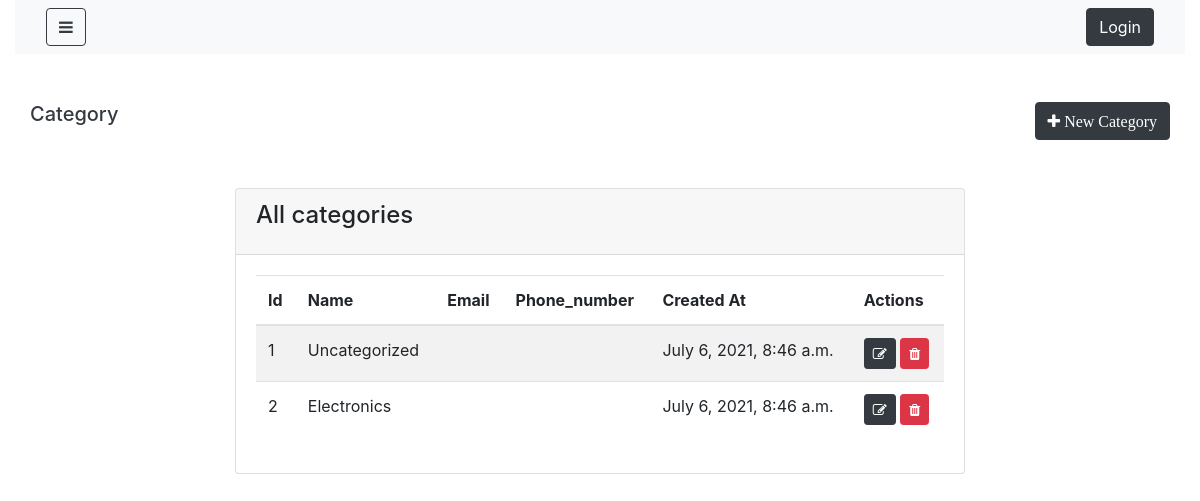
The page /categories/ on the database as committed earlier.
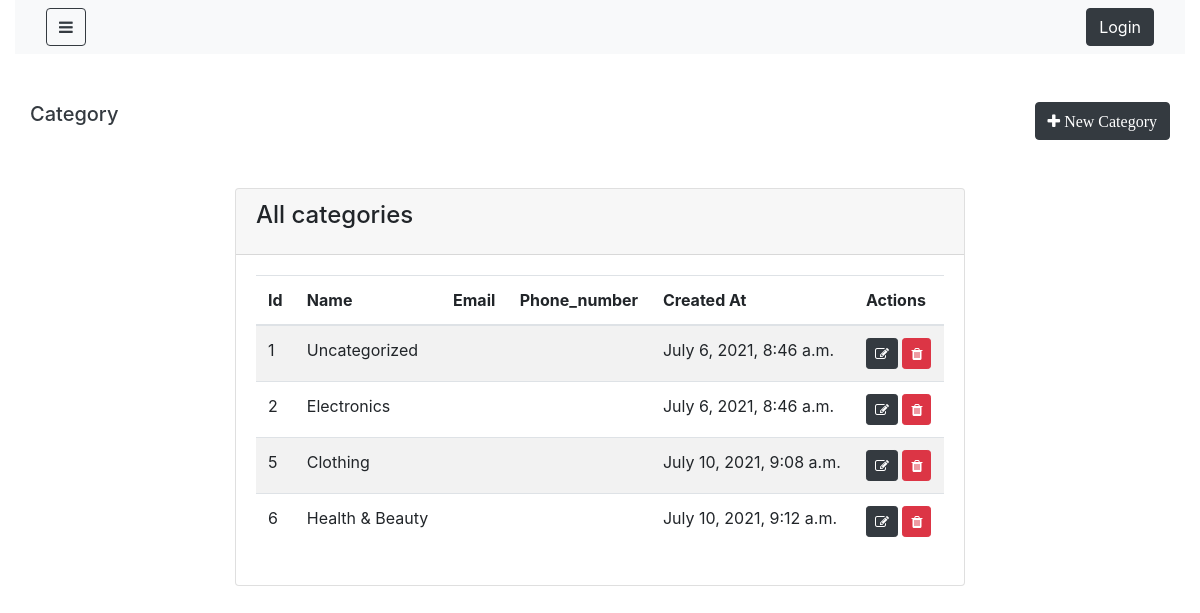
The same page on the database as committed later.
### shop/models.py (models this page shows, shortened)
class Category(models.Model):
    name=models.CharField(max_length=100, null=False, blank=False)
    parent_id=models.ForeignKey('category',on_delete=models.CASCADE,blank=True,null=True)
    created_at=models.DateTimeField(auto_now_add=True)
    updated_at= models.DateTimeField(auto_now_add=True)

### shop/views.py (the view)
# urls.py: path('categories/',CategoryList.as_view(),name="Category_List"),
class CategoryList(ListView):
    login_required= True
    model = Category
    template_name= "shop/admin/category_list.html"

### shop/templates/shop/admin/category_list.html (shortened to what this page needs)
{% extends 'shop/admin/layouts/admin_master.html' %}
{% block content %}
<div class="container">
    <div class="row my-5">
        <h5 class="text-dark">Category</h5>
        <button class="btn btn-dark ml-auto" data-toggle="modal"
        data-target="#categoryModal">
        <i class ="fa fa-plus" aria-hidden="true"> New Category </i>
    </button>
    </div>
    <div class="row justify-content-center my-5">
        <div class="col-lg-8">
            <div class="card">
                <div class="card-header">
                    <h4 class="card-title">All categories</h4>
                </div>
                <div class="card-body">
                    <table class="table table-striped table-hover">
                        <thead>
                            <tr>
                                <th>Id</th>
                                <th>Name</th>
                                <th>Email</th>
                                <th>Phone_number</th>
                                <th>Created At</th>
                                <th>Actions</th>
                            </tr>
                        </thead>
                        <tbody>
                            {% for object in object_list %}
                               <tr id="category_id_{{object.id}}">
                                   <td>{{object.id}}</td>
                                   <td>{{object.name}}</td>
                                   <td>{{object.email}}</td>
                                   <td>{{object.phone_number}}</td>
                                   <td>{{object.created_at}}</td>
                                   <td>
                                       <a href="{% url 'category_update' object.id %}"
                                        class="btn btn-dark btn-sm">
                                         <i class="fa fa-edit"></i>
                                       </a>
                                       <button onclick ="deleteCategory('{{object.id}}')"
                                         class="btn btn-danger btn-sm">
                                         <i class="fa fa-trash"></i>
                                      </button>
                                   </td>
                               </tr>
                            {% endfor %}
                        </tbody>
                    </table>
                </div>
            </div>
        </div>
    </div>
</div>
{% endblock %}

Rows that differ between the two databases and show on the page:
added Category: id "5", name "Clothing", created_at "July 10, 2021, 9:08 a.m."
added Category: id "6", name "Health & Beauty", created_at "July 10, 2021, 9:12 a.m."
